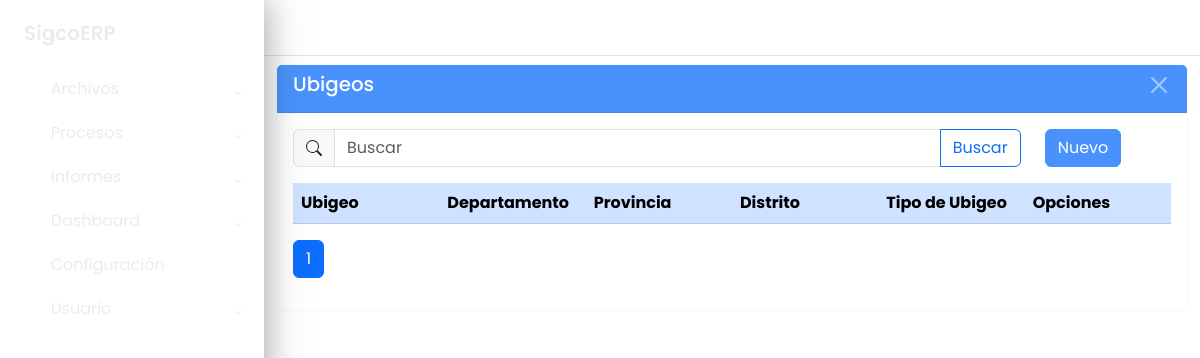
Before: /maestros/ubigeo/listar/ with the older database file.
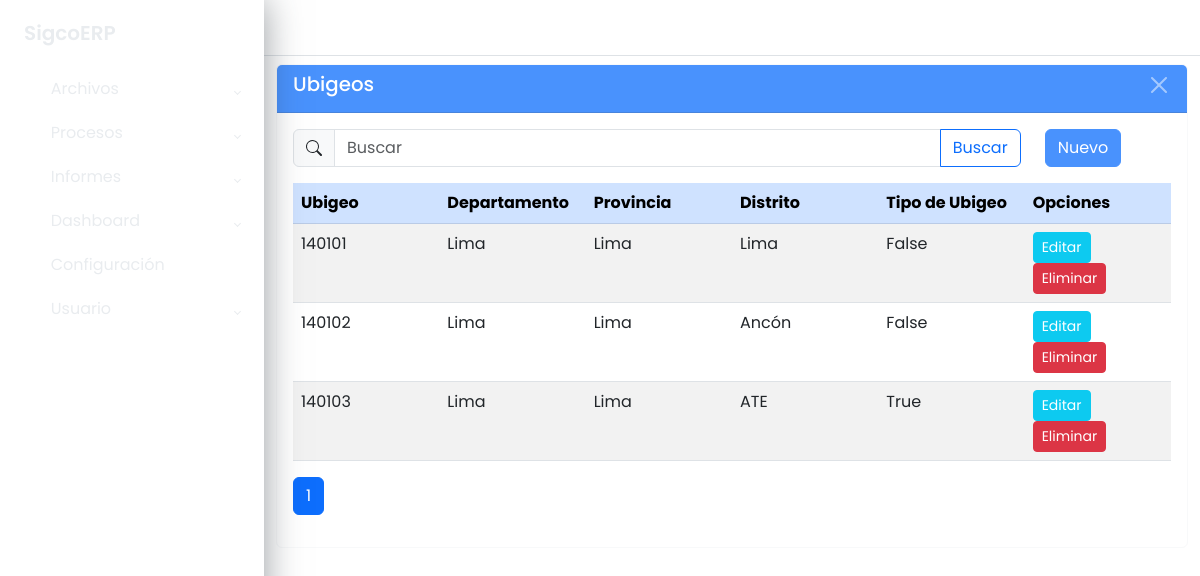
After: the same page with the newer database file.
### apps/maestros/models/models_base.py (models this page shows, shortened)
class Ubigeo(ModeloBaseGenerico):
	id_ubigeo = models.AutoField(primary_key=True)
	ubigeo = models.CharField("Ubigeo", max_length=6, null=True, blank=True)
	departamento = models.CharField("Departamento", max_length=50, null=True,
									blank=True)
	provincia = models.CharField("Provincia", max_length=50, null=True,
								 blank=True)
	distrito = models.CharField("Distrito", max_length=50, null=True,
								blank=True)
	tipo_ubigeo = models.BooleanField("Tipo de Ubigeo", default=False)
	class Meta:
		db_table = 'sgc_ubigeo'
		verbose_name = ('Ubigeo')
		verbose_name_plural = ('Ubigeos')
		ordering = ['ubigeo']

### apps/maestros/views/ubigeo_views.py (the view)
class UbigeoListView(GenericListView):
	model = modelo
	context_object_name = 'datos'
	template_name = f"maestros/{url_list}.html"
	cadena_filtro = "Q(ubigeo__icontains=text) | \
					 Q(departamento__icontains=text) | \
					 Q(provincia__icontains=text) | \
					 Q(distrito__icontains=text)"
	extra_context = {
		"titulo": model._meta.verbose_name_plural,
		"url_inicio": url_home,
		"url_create": url_create,
		"url_update": url_update,
		"url_delete": url_delete
	}

### apps/maestros/views/cruds_views_generics.py (called while the page is built)
    def get_queryset(self):
        queryset = super().get_queryset()
        text = self.request.GET.get('buscar', '')
        if text and self.cadena_filtro:
            queryset = queryset.filter(eval(self.cadena_filtro))
        return queryset

    def get_context_data(self, **kwargs):
        context = super().get_context_data(**kwargs)
        context["buscar"] = self.request.GET.get('buscar', '')
        return context

### apps/maestros/templates/maestros/ubigeo_list.html (shortened to what this page needs)
{% extends 'base.html' %}
{% block main %}
	<div class="wrapper">
		{% block sidebar %}
			{% include 'sidebar.html' %}
		{% endblock sidebar %}
		{% block maincomponent %}
			<div class="main">
				{% block buttonsidebartoggle %}
					{% include 'buttonsidebartoggle.html' %}
				{% endblock buttonsidebartoggle %}
				{% block principalcomponent %}
					<div class="container-fluid">
						<div class="card border-light mb-3 mt-2">
							<div class="card-header text-white bg-primary opacity-75 d-flex
									justify-content-between">
								<h3>{{ titulo }}</h3>
								<button type="button" class="btn-close btn-close-white"
									aria-label="Close"
									onclick="window.location.href='{% url url_inicio %}'">
								</button>
							</div>
							<div class="card-body">
								<div class="row">
									<div class="col col-10">
										<form method="get">
											<div class="input-group flex-nowrap">
												<span class="input-group-text">
												</span>
												<input type="text" class="form-control" name="buscar"
													value="{{ buscar }}" placeholder="Buscar"
													autocomplete="off">
												<button class="btn btn-outline-primary">
													Buscar
												</button>
											</div>
										</form>
									</div>
									<div class="col col-2">
										<a href="{% url url_create %}"
												class="btn btn-primary opacity-75">
											Nuevo
										</a>
									</div>
								</div>
								<div class="table-responsive mt-3">
									<table class="table table-striped">
										<thead class="table-primary">
											<tr>
												<th class="col-2">Ubigeo</th>
												<th class="col-2">Departamento</th>
												<th class="col-2">Provincia</th>
												<th class="col-2">Distrito</th>
												<th class="col-2">Tipo de Ubigeo</th>
												<th class="col-2">Opciones</th>
											</tr>
										</thead>
										<tbody>
											{% for dato in datos %}
												<tr>
													<td>{{ dato.ubigeo }}</td>
													<td>{{ dato.departamento }}</td>
													<td>{{ dato.provincia }}</td>
													<td>{{ dato.distrito }}</td>
													<td>{{ dato.tipo_ubigeo }}</td>
													<td>
														<a href="{% url url_update dato.pk %}"
																class="btn btn-info text-white btn-sm">
															Editar
														</a>
														<a href="{% url url_delete dato.pk %}"
																class="btn btn-danger text-white btn-sm">
															Eliminar
														</a>
													</td>
												</tr>
											{% endfor %}
										</tbody>
									</table>
									{% block paginador %}
										{% include 'paginador.html' %}
									{% endblock %}
								</div>
							</div>
						</div>
					</div>
				{% endblock principalcomponent %}
			</div>
		{% endblock maincomponent %}
	</div>
{% endblock main %}

### templates/base.html (shortened to what this page needs)
<!doctype html>
<html lang="es">
	<head>
		{% load static %}
		<link href="https://cdn.jsdelivr.net/npm/bootstrap@5.3.0-alpha3/dist/css/bootstrap.min.css" rel="stylesheet"
>
		<link rel="stylesheet" href="{% static 'css/style.css' %}">
	</head>
	<body>
		{% block main %}{% endblock main %}
		<link rel="stylesheet" href="{% static 'css/style.css' %}">
	</body>
</html>

### templates/sidebar.html (shortened to what this page needs)
<aside id="sidebar">
	<div class="h-100">
		<div class="sidebar-logo">
			<a href="{% url 'inicio' %}">SigcoERP</a>
		</div>
		<ul class="sidebar-nav">
			<li class="sidebar-item">
				<a href="#" class="sidebar-link collapsed" data-bs-toggle="collapse" data-bs-target="#archivos"
					aria-expanded="false" aria-controls="multi">
					<i class="fa-regular fa-file-lines pe-2"></i>
					Archivos
				</a>
			</li>
			<li class="sidebar-item">
				<a href="#" class="sidebar-link collapsed" data-bs-toggle="collapse" data-bs-target="#procesos"
					aria-expanded="false" aria-controls="multi">
					<i class="fa-regular fa-file-lines pe-2"></i>
					Procesos
				</a>
			</li>
			<li class="sidebar-item">
				<a href="#" class="sidebar-link collapsed" data-bs-toggle="collapse" data-bs-target="#informes"
					aria-expanded="false" aria-controls="pages">
					<i class="fa-regular fa-window-restore pe-2"></i>
					Informes
				</a>
			</li>
			<li class="sidebar-item">
				<a href="#" class="sidebar-link collapsed" data-bs-toggle="collapse" data-bs-target="#dashboard"
					aria-expanded="false" aria-controls="dashboard">
					<i class="fa-solid fa-sliders pe-2"></i>
					Dashboard
				</a>
			</li>
			<li class="sidebar-item">
				<a href="#" class="sidebar-link">
					<i class="fa-solid fa-gear pe-2"></i>
					Configuración
				</a>
			</li>
			<li class="sidebar-item">
				<a href="#" class="sidebar-link collapsed" data-bs-toggle="collapse" data-bs-target="#usuario"
					aria-expanded="false" aria-controls="auth">
					<i class="fa-regular fa-user pe-2"></i>
					Usuario
				</a>
			</li>
		</ul>
	</div>
</aside>

### templates/buttonsidebartoggle.html (shortened to what this page needs)
<div class="container-fluid">
	<div class="row justify-content-between border-bottom">
		<div class="col-auto">
			<nav class="navbar navbar-expand px-3 ">
				<button class="btn" type="button" data-bs-theme="dark">
					<span class="navbar-toggler-icon"></span>
				</button>
			</nav>
		</div>
	</div>
</div>

### templates/paginador.html (shortened to what this page needs)
<nav aria-label="Page navigation example">
	<ul class="pagination">
		{% for i in page_obj.paginator.page_range|slice:":5" %}
			<li class="page-item {% if page_obj.number == i %}active{% endif %}">
				<a class="page-link" href="?page={{ i }}">{{ i }}</a>
			</li>
		{% endfor %}
	</ul>
</nav>

### static/css/style.css (style rules this page uses)
body { font-family: 'Poppins', sans-serif; margin: 0; background-image: url("../img/background-image.jpg"); background-repeat: no-repeat; background-position: center bottom; background-size: cover; }
h3 { font-size: 1.2375rem; color: #FFF; }
a { cursor: pointer; text-decoration: none; font-family: 'Poppins', sans-serif; }
li { list-style: none; }
.wrapper { align-items: stretch; display: flex; width: 100%; }
#sidebar { max-width: 264px; min-width: 264px; transition: all 0.35s ease-in-out; box-shadow: 0 0 35px 0 rgba(49, 57, 66, 0.5); z-index: 1111; }
.main { display: flex; flex-direction: column; min-height: 100vh; width: 100%; overflow: hidden; transition: all 0.35s ease-in-out; }
.sidebar-logo { padding: 1.15rem 1.5rem; }
.sidebar-logo a { color: #e9ecef; font-size: 1.25rem; font-weight: 600; }
.sidebar-nav { padding: 0; }
a.sidebar-link { padding: .625rem 1.625rem; color: #e9ecef; position: relative; display: block; font-size: 1rem; }
.sidebar-link[data-bs-toggle="collapse"]::after { border: solid; border-width: 0 .075rem .075rem 0; content: ""; display: inline-block; padding: 2px; position: absolute; right: 1.5rem; top: 1.4rem; transform: rotate(-135deg); transition: all .2s ease-out; }
.sidebar-link[data-bs-toggle="collapse"].collapsed::after { transform: rotate(45deg); transition: all .2s ease-out; }

Changed rows visible on the page:
added Ubigeo: ubigeo "140101", departamento "Lima", provincia "Lima", distrito "Lima", tipo_ubigeo "False"
added Ubigeo: ubigeo "140102", departamento "Lima", provincia "Lima", distrito "Ancón", tipo_ubigeo "False"
added Ubigeo: ubigeo "140103", departamento "Lima", provincia "Lima", distrito "ATE", tipo_ubigeo "True"
